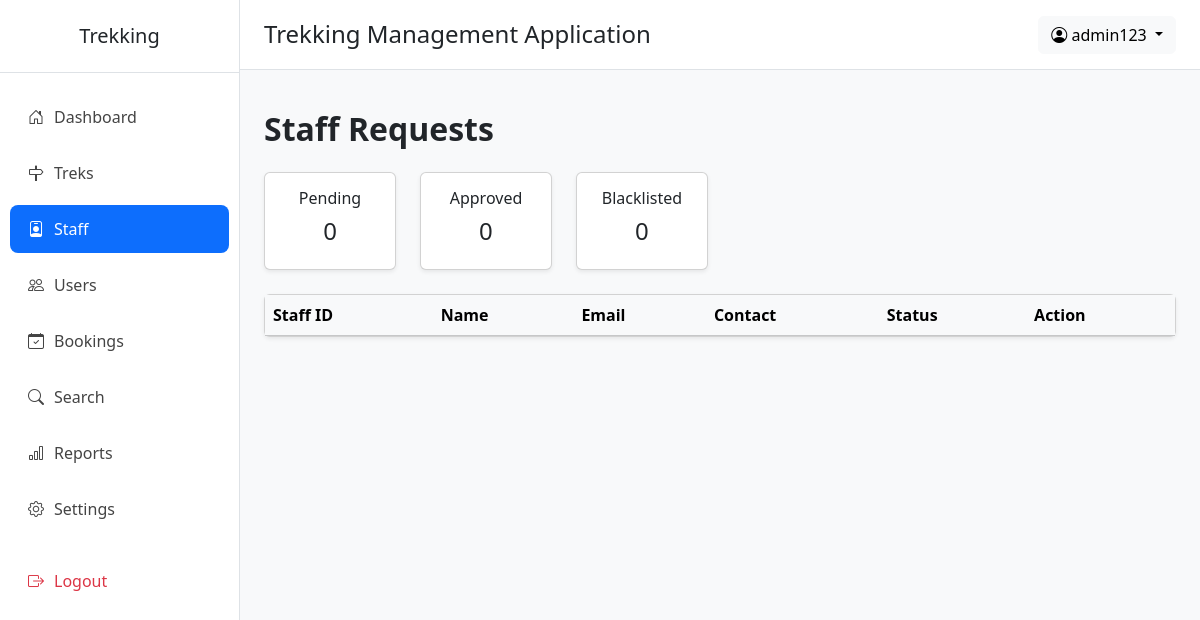
The app's page /admin/staff (signed in), older data.
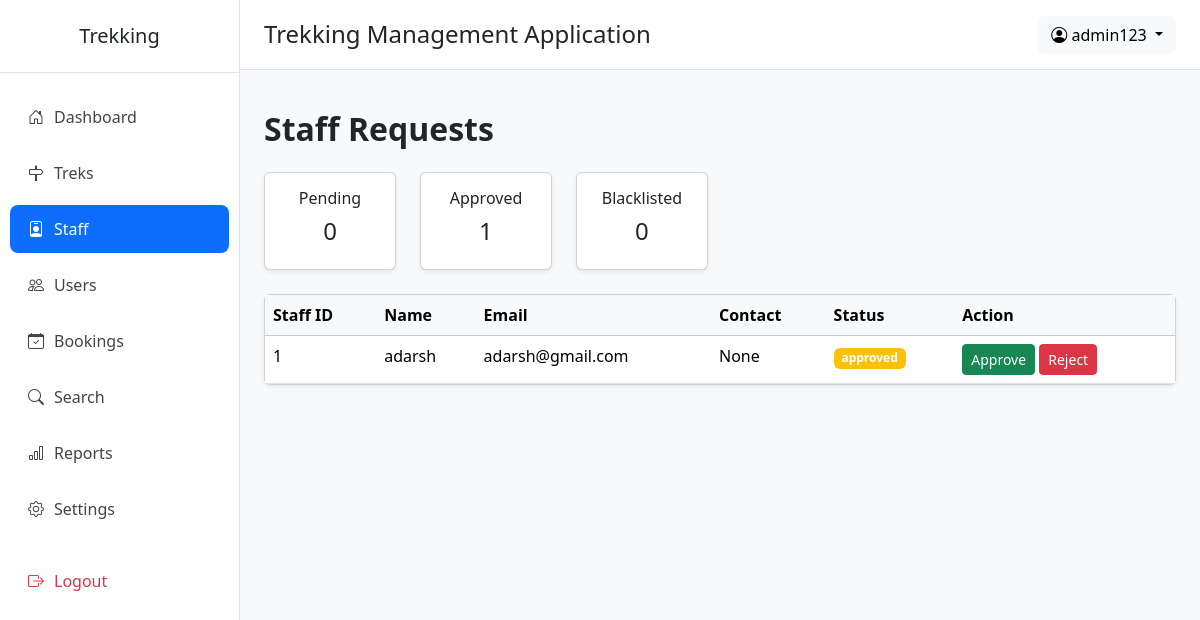
The same page, newer data.
### application/models.py (models this page shows)
class Staff(db.Model):
    __tablename__="staff"
    id=db.Column(db.Integer(),primary_key=True,autoincrement=True)
    userid=db.Column(db.Integer(),db.ForeignKey("users.id"))
    approval_status=db.Column(db.String(),default="pending") # pending | approved | rejected | blacklisted
    approved_by=db.Column(db.Integer(),db.ForeignKey("users.id"))
    approved_at=db.Column(db.DateTime(),nullable=True,default=None)
    bio=db.Column(db.String(),default=None,nullable=True)
    treks = db.relationship(
        "Trek",
        backref="staff"
    )

class User(db.Model):
    __tablename__="users"
    id=db.Column(db.Integer(),primary_key=True,autoincrement=True)
    name=db.Column(db.String(),nullable=False)
    email=db.Column(db.String(),nullable=False,unique=True)
    password=db.Column(db.String(),nullable=False)
    contact=db.Column(db.String(),nullable=True)
    role=db.Column(db.String(),default="user")       # admin | user | staff
    status=db.Column(db.String(),default="active")   # active | blacklisted | pending | rejected
    created_at=db.Column(db.DateTime(),server_default=db.func.now())
    updated_at=db.Column(db.DateTime(),server_default=db.func.now(),onupdate=db.func.now())
    staff_profile = db.relationship(
        "Staff",
        backref="user",
        uselist=False,
        foreign_keys="Staff.userid"
    )
    bookings = db.relationship(
        "Booking",
        backref="user",
        cascade="all, delete-orphan"
    )

### application/admin_routes.py (the view)
@app.route("/admin/staff")
def all_staff():
    this_admin=User.query.filter_by(id=session["admin_id"]).first()
    all_staff=Staff.query.all()
    active_staff=Staff.query.filter_by(approval_status="approved").all().__len__()
    pending_staff=Staff.query.filter_by(approval_status="pending").all().__len__()
    blacklisted_staff=Staff.query.filter_by(approval_status="blacklisted").all().__len__()
    return render_template("admin/manage_staff.html",this_admin=this_admin,all_staff=all_staff,active_staff=active_staff,pending_staff=pending_staff,blacklisted_staff=blacklisted_staff)

### templates/admin/manage_staff.html (shortened to what this page needs)
{% extends "admin/base.html" %}
{% block content %}
<h2 class="mb-4 fw-bold">
        Staff Requests
    </h2>
    <div class="row mb-4">
        <div class="col-md-2">
            <div class="card text-center shadow-sm">
                <div class="card-body">
                    <h6>Pending</h6>
                    <h4>{{ pending_staff }}</h4>
                </div>
            </div>
        </div>
        <div class="col-md-2">
            <div class="card text-center shadow-sm">
                <div class="card-body">
                    <h6>Approved</h6>
                    <h4>{{ active_staff }}</h4>
                </div>
            </div>
        </div>
        <div class="col-md-2">
            <div class="card text-center shadow-sm">
                <div class="card-body">
                    <h6>Blacklisted</h6>
                    <h4>{{ blacklisted_staff }}</h4>
                </div>
            </div>
        </div>
    </div>
    <div class="card shadow-sm">
        <div class="card-body p-0">
            <table class="table table-hover mb-0">
                <thead class="table-light">
                    <tr>
                        <th>Staff ID</th>
                        <th>Name</th>
                        <th>Email</th>
                        <th>Contact</th>
                        <th>Status</th>
                        <th>Action</th>
                    </tr>
                </thead>
                <tbody>
                {% for staff in all_staff %}
                <tr>
                    <td>{{ staff.id }}</td>
                    <td>{{ staff.user.name }}</td>
                    <td>{{ staff.user.email }}</td>
                    <td>{{ staff.user.contact }}</td>
                    <td>
                        <span class="badge bg-warning">
                            {{ staff.approval_status }}
                        </span>
                    </td>
                    <td>
                        <a
                            href="/approve_staff/{{ staff.id }}"
                            class="btn btn-success btn-sm">
                            Approve
                        </a>
                        <a
                            href="/reject_staff/{{ staff.id }}"
                            class="btn btn-danger btn-sm">
                            Reject
                        </a>
                    </td>
                </tr>
                {% endfor %}
                </tbody>
            </table>
        </div>
    </div>
{% endblock %}

Row changes from the older to the newer data that the page shows:
added Staff: id "1", user.name "adarsh", user.email "adarsh@gmail.com", user.contact "None", approval_status "approved"
Text that changed along with them:
{{ active_staff }}: "0" → "1"
